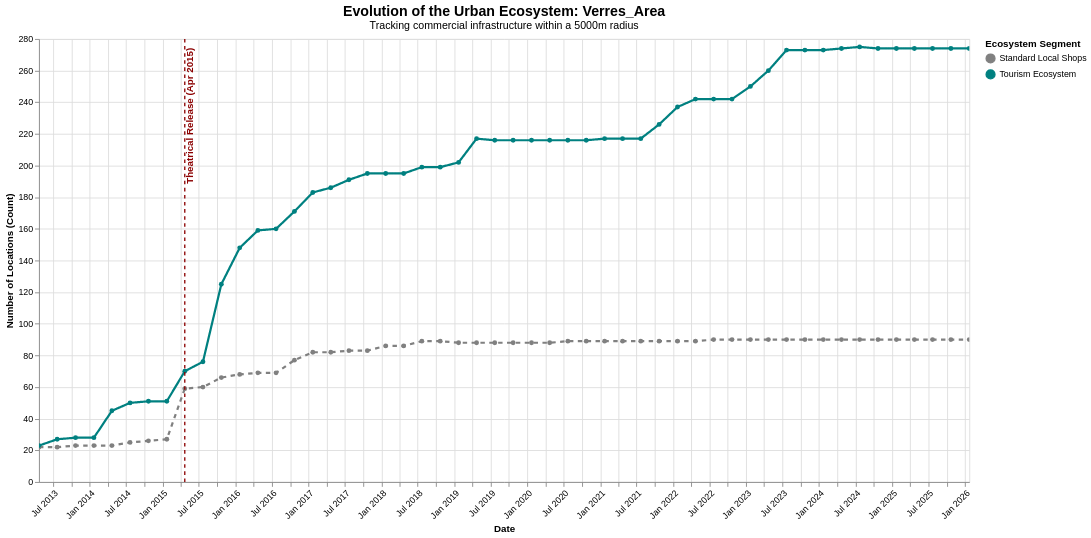

Vega-Lite specification stored for this chart:
### Vega-Lite specification from a JSON file in a GitHub repository (floating-point values rounded to 4 significant figures)
{"config": {"view": {"continuousWidth": 300, "continuousHeight": 300}}, "layer": [{"data": {"name": "data-9528cc792e04fe3bb7be066beddf3e0d"}, "mark": {"type": "line", "point": true, "strokeWidth": 2.5}, "encoding": {"color": {"field": "Category", "legend": {"orient": "right", "title": "Ecosystem Segment"}, "scale": {"domain": ["Standard Local Shops", "Tourism Ecosystem"], "range": ["gray", "teal"]}, "type": "nominal"}, "strokeDash": {"field": "Category", "legend": null, "scale": {"domain": ["Standard Local Shops", "Tourism Ecosystem"], "range": [[5, 5], [1, 0]]}, "type": "nominal"}, "tooltip": [{"field": "timestamp", "format": "%b %Y", "title": "Date", "type": "temporal"}, {"field": "Category", "title": "Segment", "type": "nominal"}, {"field": "value", "title": "Active Locations", "type": "quantitative"}], "x": {"axis": {"format": "%b %Y", "labelAngle": -45}, "field": "timestamp", "title": "Date", "type": "temporal"}, "y": {"field": "value", "title": "Number of Locations (Count)", "type": "quantitative"}}, "name": "view_e7fda4c38afae818_0"}, {"data": {"name": "data-8885bbcc83f007aaea30233e880135bc"}, "mark": {"type": "rule", "size": 1.5, "strokeDash": [4, 4]}, "encoding": {"color": {"field": "Color", "scale": null, "type": "nominal"}, "x": {"field": "Date", "type": "temporal"}}}, {"data": {"name": "data-8885bbcc83f007aaea30233e880135bc"}, "mark": {"type": "text", "align": "right", "angle": 270, "baseline": "top", "dx": 5, "fontSize": 11, "fontWeight": "bold"}, "encoding": {"color": {"field": "Color", "scale": null, "type": "nominal"}, "text": {"field": "Event", "type": "nominal"}, "x": {"field": "Date", "type": "temporal"}, "y": {"value": 15}}}], "height": 500, "params": [{"name": "param_1e9efca18e7a2868", "select": {"type": "interval", "encodings": ["x", "y"]}, "bind": "scales", "views": ["view_e7fda4c38afae818_0"]}], "title": {"text": "Evolution of the Urban Ecosystem: Verres_Area", "fontSize": 16, "subtitle": "Tracking commercial infrastructure within a 5000m radius", "subtitleFontSize": 12}, "width": 1050, "$schema": "https://vega.github.io/schema/vega-lite/v6.4.1.json", "datasets": {"data-9528cc792e04fe3bb7be066beddf3e0d": [{"timestamp": "2013-04-22T00:00:00", "is_tourist_related": false, "value": 22.0, "Category": "Standard Local Shops"}, {"timestamp": "2013-04-22T00:00:00", "is_tourist_related": true, "value": 23.0, "Category": "Tourism Ecosystem"}, {"timestamp": "2013-07-22T00:00:00", "is_tourist_related": false, "value": 22.0, "Category": "Standard Local Shops"}, {"timestamp": "2013-07-22T00:00:00", "is_tourist_related": true, "value": 27.0, "Category": "Tourism Ecosystem"}, {"timestamp": "2013-10-22T00:00:00", "is_tourist_related": false, "value": 23.0, "Category": "Standard Local Shops"}, {"timestamp": "2013-10-22T00:00:00", "is_tourist_related": true, "value": 28.0, "Category": "Tourism Ecosystem"}, {"timestamp": "2014-01-22T00:00:00", "is_tourist_related": false, "value": 23.0, "Category": "Standard Local Shops"}, {"timestamp": "2014-01-22T00:00:00", "is_tourist_related": true, "value": 28.0, "Category": "Tourism Ecosystem"}, {"timestamp": "2014-04-22T00:00:00", "is_tourist_related": false, "value": 23.0, "Category": "Standard Local Shops"}, {"timestamp": "2014-04-22T00:00:00", "is_tourist_related": true, "value": 45.0, "Category": "Tourism Ecosystem"}, {"timestamp": "2014-07-22T00:00:00", "is_tourist_related": false, "value": 25.0, "Category": "Standard Local Shops"}, {"timestamp": "2014-07-22T00:00:00", "is_tourist_related": true, "value": 50.0, "Category": "Tourism Ecosystem"}, {"timestamp": "2014-10-22T00:00:00", "is_tourist_related": false, "value": 26.0, "Category": "Standard Local Shops"}, {"timestamp": "2014-10-22T00:00:00", "is_tourist_related": true, "value": 51.0, "Category": "Tourism Ecosystem"}, {"timestamp": "2015-01-22T00:00:00", "is_tourist_related": false, "value": 27.0, "Category": "Standard Local Shops"}, {"timestamp": "2015-01-22T00:00:00", "is_tourist_related": true, "value": 51.0, "Category": "Tourism Ecosystem"}, {"timestamp": "2015-04-22T00:00:00", "is_tourist_related": false, "value": 59.0, "Category": "Standard Local Shops"}, {"timestamp": "2015-04-22T00:00:00", "is_tourist_related": true, "value": 70.0, "Category": "Tourism Ecosystem"}, {"timestamp": "2015-07-22T00:00:00", "is_tourist_related": false, "value": 60.0, "Category": "Standard Local Shops"}, {"timestamp": "2015-07-22T00:00:00", "is_tourist_related": true, "value": 76.0, "Category": "Tourism Ecosystem"}, {"timestamp": "2015-10-22T00:00:00", "is_tourist_related": false, "value": 66.0, "Category": "Standard Local Shops"}, {"timestamp": "2015-10-22T00:00:00", "is_tourist_related": true, "value": 125.0, "Category": "Tourism Ecosystem"}, {"timestamp": "2016-01-22T00:00:00", "is_tourist_related": false, "value": 68.0, "Category": "Standard Local Shops"}, {"timestamp": "2016-01-22T00:00:00", "is_tourist_related": true, "value": 148.0, "Category": "Tourism Ecosystem"}, {"timestamp": "2016-04-22T00:00:00", "is_tourist_related": false, "value": 69.0, "Category": "Standard Local Shops"}, {"timestamp": "2016-04-22T00:00:00", "is_tourist_related": true, "value": 159.0, "Category": "Tourism Ecosystem"}, {"timestamp": "2016-07-22T00:00:00", "is_tourist_related": false, "value": 69.0, "Category": "Standard Local Shops"}, {"timestamp": "2016-07-22T00:00:00", "is_tourist_related": true, "value": 160.0, "Category": "Tourism Ecosystem"}, {"timestamp": "2016-10-22T00:00:00", "is_tourist_related": false, "value": 77.0, "Category": "Standard Local Shops"}, {"timestamp": "2016-10-22T00:00:00", "is_tourist_related": true, "value": 171.0, "Category": "Tourism Ecosystem"}, {"timestamp": "2017-01-22T00:00:00", "is_tourist_related": false, "value": 82.0, "Category": "Standard Local Shops"}, {"timestamp": "2017-01-22T00:00:00", "is_tourist_related": true, "value": 183.0, "Category": "Tourism Ecosystem"}, {"timestamp": "2017-04-22T00:00:00", "is_tourist_related": false, "value": 82.0, "Category": "Standard Local Shops"}, {"timestamp": "2017-04-22T00:00:00", "is_tourist_related": true, "value": 186.0, "Category": "Tourism Ecosystem"}, {"timestamp": "2017-07-22T00:00:00", "is_tourist_related": false, "value": 83.0, "Category": "Standard Local Shops"}, {"timestamp": "2017-07-22T00:00:00", "is_tourist_related": true, "value": 191.0, "Category": "Tourism Ecosystem"}, {"timestamp": "2017-10-22T00:00:00", "is_tourist_related": false, "value": 83.0, "Category": "Standard Local Shops"}, {"timestamp": "2017-10-22T00:00:00", "is_tourist_related": true, "value": 195.0, "Category": "Tourism Ecosystem"}, {"timestamp": "2018-01-22T00:00:00", "is_tourist_related": false, "value": 86.0, "Category": "Standard Local Shops"}, {"timestamp": "2018-01-22T00:00:00", "is_tourist_related": true, "value": 195.0, "Category": "Tourism Ecosystem"}, {"timestamp": "2018-04-22T00:00:00", "is_tourist_related": false, "value": 86.0, "Category": "Standard Local Shops"}, {"timestamp": "2018-04-22T00:00:00", "is_tourist_related": true, "value": 195.0, "Category": "Tourism Ecosystem"}, {"timestamp": "2018-07-22T00:00:00", "is_tourist_related": false, "value": 89.0, "Category": "Standard Local Shops"}, {"timestamp": "2018-07-22T00:00:00", "is_tourist_related": true, "value": 199.0, "Category": "Tourism Ecosystem"}, {"timestamp": "2018-10-22T00:00:00", "is_tourist_related": false, "value": 89.0, "Category": "Standard Local Shops"}, {"timestamp": "2018-10-22T00:00:00", "is_tourist_related": true, "value": 199.0, "Category": "Tourism Ecosystem"}, {"timestamp": "2019-01-22T00:00:00", "is_tourist_related": false, "value": 88.0, "Category": "Standard Local Shops"}, {"timestamp": "2019-01-22T00:00:00", "is_tourist_related": true, "value": 202.0, "Category": "Tourism Ecosystem"}, {"timestamp": "2019-04-22T00:00:00", "is_tourist_related": false, "value": 88.0, "Category": "Standard Local Shops"}, {"timestamp": "2019-04-22T00:00:00", "is_tourist_related": true, "value": 217.0, "Category": "Tourism Ecosystem"}, {"timestamp": "2019-07-22T00:00:00", "is_tourist_related": false, "value": 88.0, "Category": "Standard Local Shops"}, {"timestamp": "2019-07-22T00:00:00", "is_tourist_related": true, "value": 216.0, "Category": "Tourism Ecosystem"}, {"timestamp": "2019-10-22T00:00:00", "is_tourist_related": false, "value": 88.0, "Category": "Standard Local Shops"}, {"timestamp": "2019-10-22T00:00:00", "is_tourist_related": true, "value": 216.0, "Category": "Tourism Ecosystem"}, {"timestamp": "2020-01-22T00:00:00", "is_tourist_related": false, "value": 88.0, "Category": "Standard Local Shops"}, {"timestamp": "2020-01-22T00:00:00", "is_tourist_related": true, "value": 216.0, "Category": "Tourism Ecosystem"}, {"timestamp": "2020-04-22T00:00:00", "is_tourist_related": false, "value": 88.0, "Category": "Standard Local Shops"}, {"timestamp": "2020-04-22T00:00:00", "is_tourist_related": true, "value": 216.0, "Category": "Tourism Ecosystem"}, {"timestamp": "2020-07-22T00:00:00", "is_tourist_related": false, "value": 89.0, "Category": "Standard Local Shops"}, {"timestamp": "2020-07-22T00:00:00", "is_tourist_related": true, "value": 216.0, "Category": "Tourism Ecosystem"}, {"timestamp": "2020-10-22T00:00:00", "is_tourist_related": false, "value": 89.0, "Category": "Standard Local Shops"}, {"timestamp": "2020-10-22T00:00:00", "is_tourist_related": true, "value": 216.0, "Category": "Tourism Ecosystem"}, {"timestamp": "2021-01-22T00:00:00", "is_tourist_related": false, "value": 89.0, "Category": "Standard Local Shops"}, {"timestamp": "2021-01-22T00:00:00", "is_tourist_related": true, "value": 217.0, "Category": "Tourism Ecosystem"}, {"timestamp": "2021-04-22T00:00:00", "is_tourist_related": false, "value": 89.0, "Category": "Standard Local Shops"}, {"timestamp": "2021-04-22T00:00:00", "is_tourist_related": true, "value": 217.0, "Category": "Tourism Ecosystem"}, {"timestamp": "2021-07-22T00:00:00", "is_tourist_related": false, "value": 89.0, "Category": "Standard Local Shops"}, {"timestamp": "2021-07-22T00:00:00", "is_tourist_related": true, "value": 217.0, "Category": "Tourism Ecosystem"}, {"timestamp": "2021-10-22T00:00:00", "is_tourist_related": false, "value": 89.0, "Category": "Standard Local Shops"}, {"timestamp": "2021-10-22T00:00:00", "is_tourist_related": true, "value": 226.0, "Category": "Tourism Ecosystem"}, {"timestamp": "2022-01-22T00:00:00", "is_tourist_related": false, "value": 89.0, "Category": "Standard Local Shops"}, {"timestamp": "2022-01-22T00:00:00", "is_tourist_related": true, "value": 237.0, "Category": "Tourism Ecosystem"}, {"timestamp": "2022-04-22T00:00:00", "is_tourist_related": false, "value": 89.0, "Category": "Standard Local Shops"}, {"timestamp": "2022-04-22T00:00:00", "is_tourist_related": true, "value": 242.0, "Category": "Tourism Ecosystem"}, {"timestamp": "2022-07-22T00:00:00", "is_tourist_related": false, "value": 90.0, "Category": "Standard Local Shops"}, {"timestamp": "2022-07-22T00:00:00", "is_tourist_related": true, "value": 242.0, "Category": "Tourism Ecosystem"}, {"timestamp": "2022-10-22T00:00:00", "is_tourist_related": false, "value": 90.0, "Category": "Standard Local Shops"}, {"timestamp": "2022-10-22T00:00:00", "is_tourist_related": true, "value": 242.0, "Category": "Tourism Ecosystem"}, {"timestamp": "2023-01-22T00:00:00", "is_tourist_related": false, "value": 90.0, "Category": "Standard Local Shops"}, {"timestamp": "2023-01-22T00:00:00", "is_tourist_related": true, "value": 250.0, "Category": "Tourism Ecosystem"}, {"timestamp": "2023-04-22T00:00:00", "is_tourist_related": false, "value": 90.0, "Category": "Standard Local Shops"}, {"timestamp": "2023-04-22T00:00:00", "is_tourist_related": true, "value": 260.0, "Category": "Tourism Ecosystem"}, {"timestamp": "2023-07-22T00:00:00", "is_tourist_related": false, "value": 90.0, "Category": "Standard Local Shops"}, {"timestamp": "2023-07-22T00:00:00", "is_tourist_related": true, "value": 273.0, "Category": "Tourism Ecosystem"}, {"timestamp": "2023-10-22T00:00:00", "is_tourist_related": false, "value": 90.0, "Category": "Standard Local Shops"}, {"timestamp": "2023-10-22T00:00:00", "is_tourist_related": true, "value": 273.0, "Category": "Tourism Ecosystem"}, {"timestamp": "2024-01-22T00:00:00", "is_tourist_related": false, "value": 90.0, "Category": "Standard Local Shops"}, {"timestamp": "2024-01-22T00:00:00", "is_tourist_related": true, "value": 273.0, "Category": "Tourism Ecosystem"}, {"timestamp": "2024-04-22T00:00:00", "is_tourist_related": false, "value": 90.0, "Category": "Standard Local Shops"}, {"timestamp": "2024-04-22T00:00:00", "is_tourist_related": true, "value": 274.0, "Category": "Tourism Ecosystem"}, {"timestamp": "2024-07-22T00:00:00", "is_tourist_related": false, "value": 90.0, "Category": "Standard Local Shops"}, {"timestamp": "2024-07-22T00:00:00", "is_tourist_related": true, "value": 275.0, "Category": "Tourism Ecosystem"}, {"timestamp": "2024-10-22T00:00:00", "is_tourist_related": false, "value": 90.0, "Category": "Standard Local Shops"}, {"timestamp": "2024-10-22T00:00:00", "is_tourist_related": true, "value": 274.0, "Category": "Tourism Ecosystem"}, {"timestamp": "2025-01-22T00:00:00", "is_tourist_related": false, "value": 90.0, "Category": "Standard Local Shops"}, {"timestamp": "2025-01-22T00:00:00", "is_tourist_related": true, "value": 274.0, "Category": "Tourism Ecosystem"}, {"timestamp": "2025-04-22T00:00:00", "is_tourist_related": false, "value": 90.0, "Category": "Standard Local Shops"}, {"timestamp": "2025-04-22T00:00:00", "is_tourist_related": true, "value": 274.0, "Category": "Tourism Ecosystem"}, {"timestamp": "2025-07-22T00:00:00", "is_tourist_related": false, "value": 90.0, "Category": "Standard Local Shops"}, {"timestamp": "2025-07-22T00:00:00", "is_tourist_related": true, "value": 274.0, "Category": "Tourism Ecosystem"}, {"timestamp": "2025-10-22T00:00:00", "is_tourist_related": false, "value": 90.0, "Category": "Standard Local Shops"}, {"timestamp": "2025-10-22T00:00:00", "is_tourist_related": true, "value": 274.0, "Category": "Tourism Ecosystem"}, {"timestamp": "2026-01-22T00:00:00", "is_tourist_related": false, "value": 90.0, "Category": "Standard Local Shops"}, {"timestamp": "2026-01-22T00:00:00", "is_tourist_related": true, "value": 274.0, "Category": "Tourism Ecosystem"}], "data-8885bbcc83f007aaea30233e880135bc": [{"Date": "2015-04-22T00:00:00", "Event": "Theatrical Release (Apr 2015)", "Color": "#8B0000"}]}}
